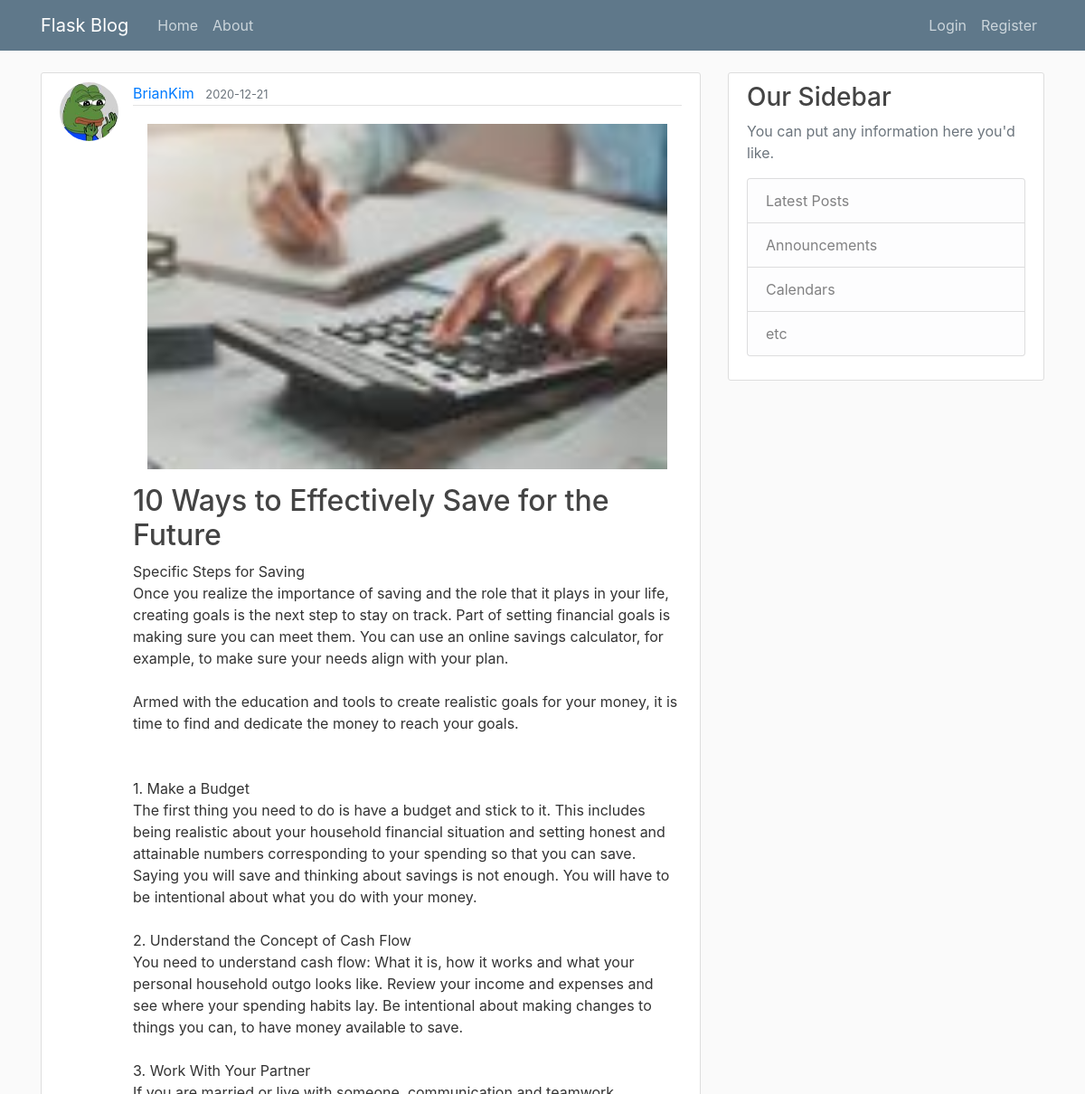
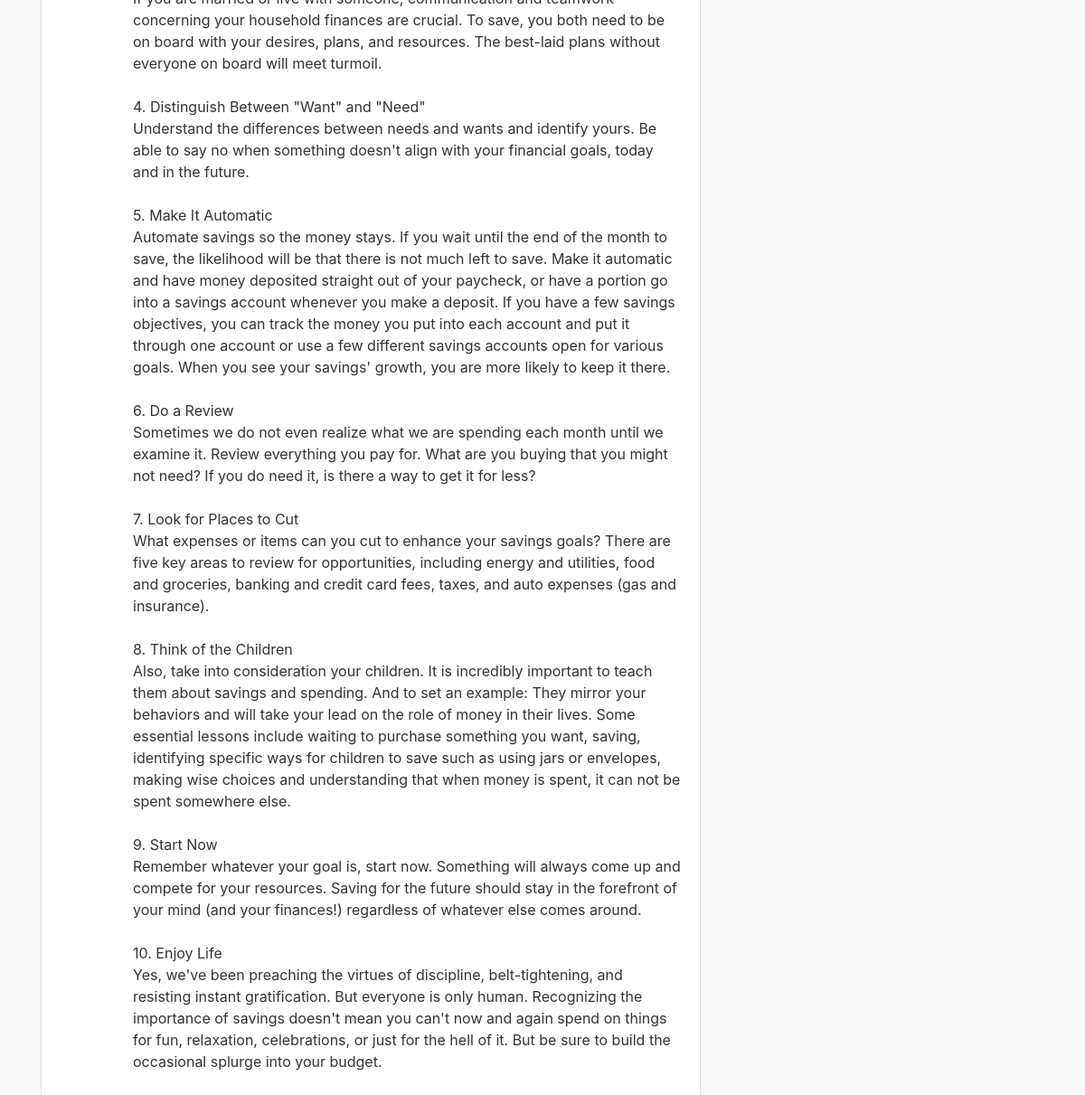
Screenshot of /post/view/11 with the database file from the repository (2 pictures, top to bottom).
### databases/models.py (models this page shows, shortened)
class User(db.Model, UserMixin):
    id = db.Column(db.Integer, primary_key=True)
    username = db.Column(db.String(20), unique=True, nullable=False)
    email = db.Column(db.String(120), unique=True, nullable=False)
    image_file = db.Column(db.String(20), nullable=False, default='default.jpg')
    password = db.Column(db.String(60), nullable=False)
    posts = db.relationship('Post', backref='author', lazy=True)

class Post(db.Model):
    id = db.Column(db.Integer, primary_key=True)
    title = db.Column(db.String(100), nullable=False)
    date_posted = db.Column(db.DateTime, nullable=False, default=datetime.utcnow)
    content = db.Column(db.Text, nullable=False)
    image_file = db.Column(db.String(20), nullable=True)
    user_id = db.Column(db.Integer, db.ForeignKey('user.id'), nullable=False)

### flaskblog/posts/routes.py (the view)
@posts.route("/post/view/<int:post_id>")
def view_post(post_id):
    post = Post.query.get_or_404(post_id)
    return render_template('posts/view_post.html', title=post.title, post=post)

### templates/posts/view_post.html (shortened to what this page needs)
{% extends "layout.html" %}
{% block content %}
    <article class="media content-section">
      <img class="rounded-circle article-img" src="{{ url_for('static', filename='profile_pics/' + post.author.image_file) }}">
      <div class="media-body">
        <div class="article-metadata">
          <a class="mr-2" href="{{ url_for('users.user_posts', username=post.author.username) }}">{{ post.author.username }}</a>
          <small class="text-muted">{{ post.date_posted.strftime('%Y-%m-%d') }}</small>
        </div>
        {% if not post.image_file is none %}
          <img class="w-100 p-3 d-block" src="{{ url_for('static', filename='post_pics/' + post.image_file) }}">
        {% endif %}
        <h2 class="article-title">{{ post.title }}</h2>
        <p class="article-content">{{ post.content }}</p>
      </div>
    </article>
{% endblock content %}

### static/css/main.css (style rules this page uses)
body { background: #fafafa; color: #333333; margin-top: 5rem; }
h1, h2, h3, h4, h5, h6 { color: #444444; }
.content-section { background: #ffffff; padding: 10px 20px; border: 1px solid #dddddd; border-radius: 3px; margin-bottom: 20px; }
.article-title { color: #444444; }
.article-content { white-space: pre-line; }
.article-img { height: 65px; width: 65px; margin-right: 16px; }
.article-metadata { padding-bottom: 1px; margin-bottom: 4px; border-bottom: 1px solid #e3e3e3 }

### rows the page displays
User: image_file (picture), author.username "BrianKim"
Post: date_posted "2020-12-21", image_file (picture), title "10 Ways to Effectively Save for the Future", content "Specific Steps for Saving Once you realize the importance of saving and the role that it plays in your life, creating goals is the next step to stay on track. Part of setting financial goals is making sure you can meet them. You can use an online savings calculator, for example, to make sure your needs align with your plan. Armed with the education and tools to create realistic goals for your money, it is time to find and dedicate the money to reach your goals. 1. Make a Budget The first thing you need to do is have a budget and stick to it. This includes being realistic about your household financial situation and setting honest and attainable numbers corresponding to your spending so that…"
